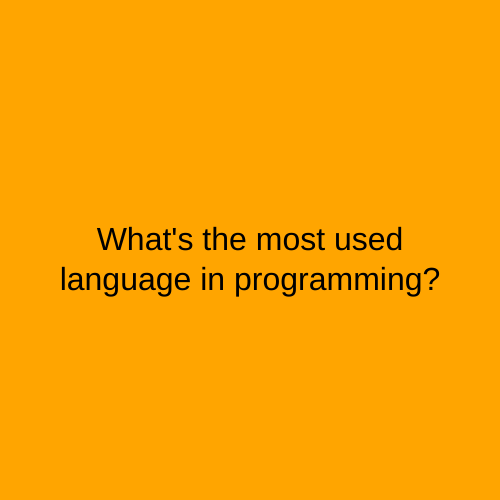
Frame 1 (no input)
Frame 60 (no input): identical to frame 1, image omitted
Frame 120 (the mouse pressed at the canvas centre since frame 60): identical to frame 1, image omitted

The p5.js sketch that drew this single still picture (run headless with seeded random() and noise() and a simulated clock; from frame 60 on, the mouse is pressed at the canvas centre):

// p5.js sketch
// ── sketch.js
let state = 0;
let timer = 0;

function setup() {
  createCanvas(500, 500);
  textAlign(CENTER);
  textSize(32);
}

function draw() {
  switch (state) {
    case 0:
    background('Orange');
    text("What's the most used\nlanguage in programming?", width/2, height/2);
    break;

    case 1:
    background('Purple');
    text("Profanity.", width/2, height/2);
    break;

  }
timer++;
if (timer > 5*60) {
  timer = 0;
  state++;
  if (state > 1) {
    state = 0;
  }
}
}
